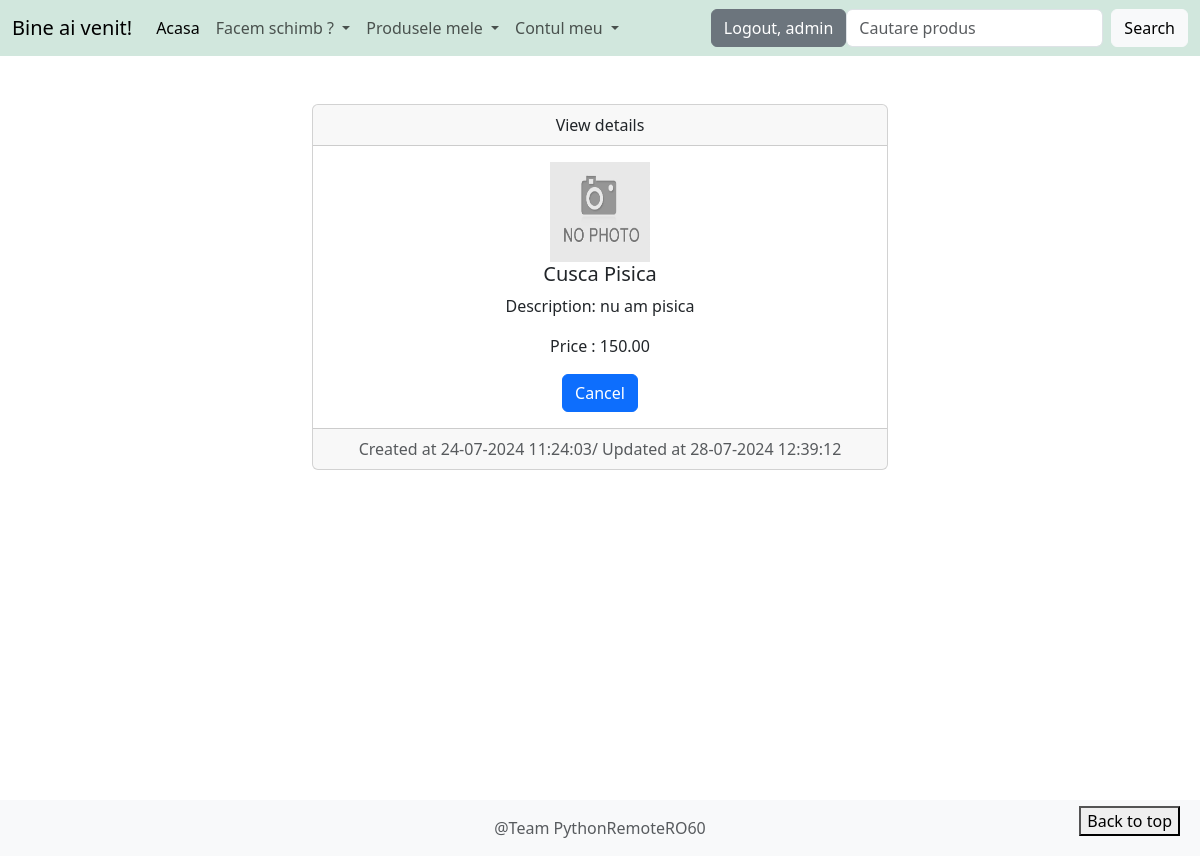
Page /details_product/18 (signed in) on the earlier database version.
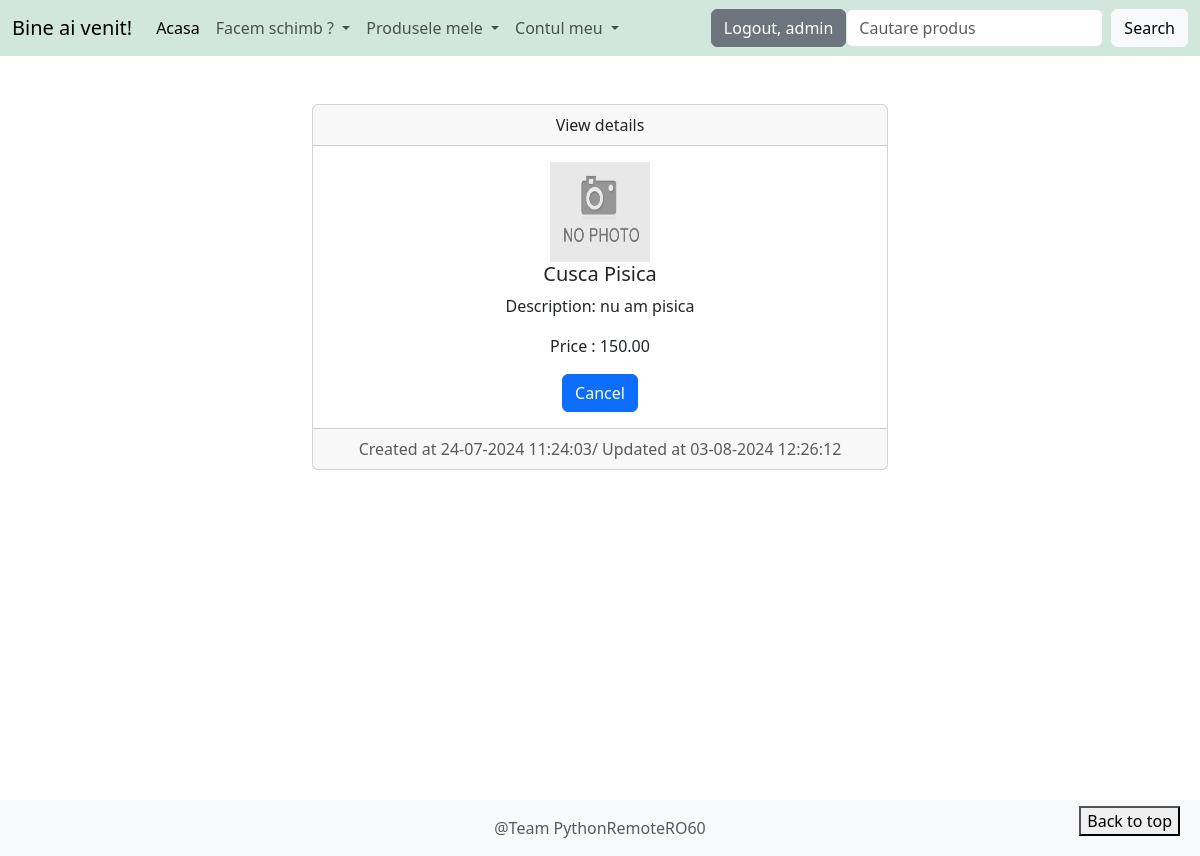
Same page on the later database version.
### product/models.py (models this page shows, shortened)
class Product(models.Model):
	name = models.CharField(max_length=50)
	price = models.DecimalField(max_digits=9, decimal_places=2, null=True, blank=True)
	description = models.TextField(max_length=400)
	category = models.ForeignKey(Category, on_delete=models.CASCADE, related_name='products')
	user = models.ForeignKey(User, on_delete=models.CASCADE, null=True)
	product_picture = models.ImageField(upload_to='product_pictures/', null=True, blank=True)
	created_at = models.DateTimeField(auto_now_add=True)
	updated_at = models.DateTimeField(auto_now=True)
	def __str__(self):
		return f'{self.name}'

### product/views.py (the view)
# urls.py: path('details_product/<int:pk>', views.ProductDetailView.as_view(), name='details-product'),
class ProductDetailView(LoginRequiredMixin, DetailView):
	template_name = 'product/details_product.html'
	model = Product

### templates/product/details_product.html (shortened to what this page needs)
{% extends 'base.html' %}
{% load static %}
{% block content %}
    <div class="container-fluid">
        <div class="row">
            <div class="col-md-6 offset-md-3">
                <br><br>
                <div class="card text-center">
                    <div class="card-header">
                        View details
                    </div>
                    <div class="card-body">
                        {% if product.product_picture %}
                            <img src="{{ product.product_picture.url }}" width="100" class="rounded"
                                 alt="Image product">
                        {% else %}
                            <img src="{% static 'images/img.png' %}" width="100" height="100" alt="Image product">
                        {% endif %}
                        <h5 class="card-title">{{ product }}</h5>
                        <p class="card-text">Description: {{ product.description }}</p>
                        <p class="card-text">Price : {{ product.price }}</p>
                        <a href="{% url 'list-products' %}" class="btn btn-primary">Cancel</a>
                    </div>
                    <div class="card-footer text-body-secondary">
                        Created at {{ product.created_at|date:"d-m-Y H:i:s" }}/ Updated
                        at {{ product.updated_at|date:"d-m-Y H:i:s" }}
                    </div>
                </div>
            </div>
        </div>
    </div>
{% endblock %}

Differences in the rows shown:
changed Product "Cusca Pisica": updated_at "28-07-2024 12:39:12" → "03-08-2024 12:26:12"
